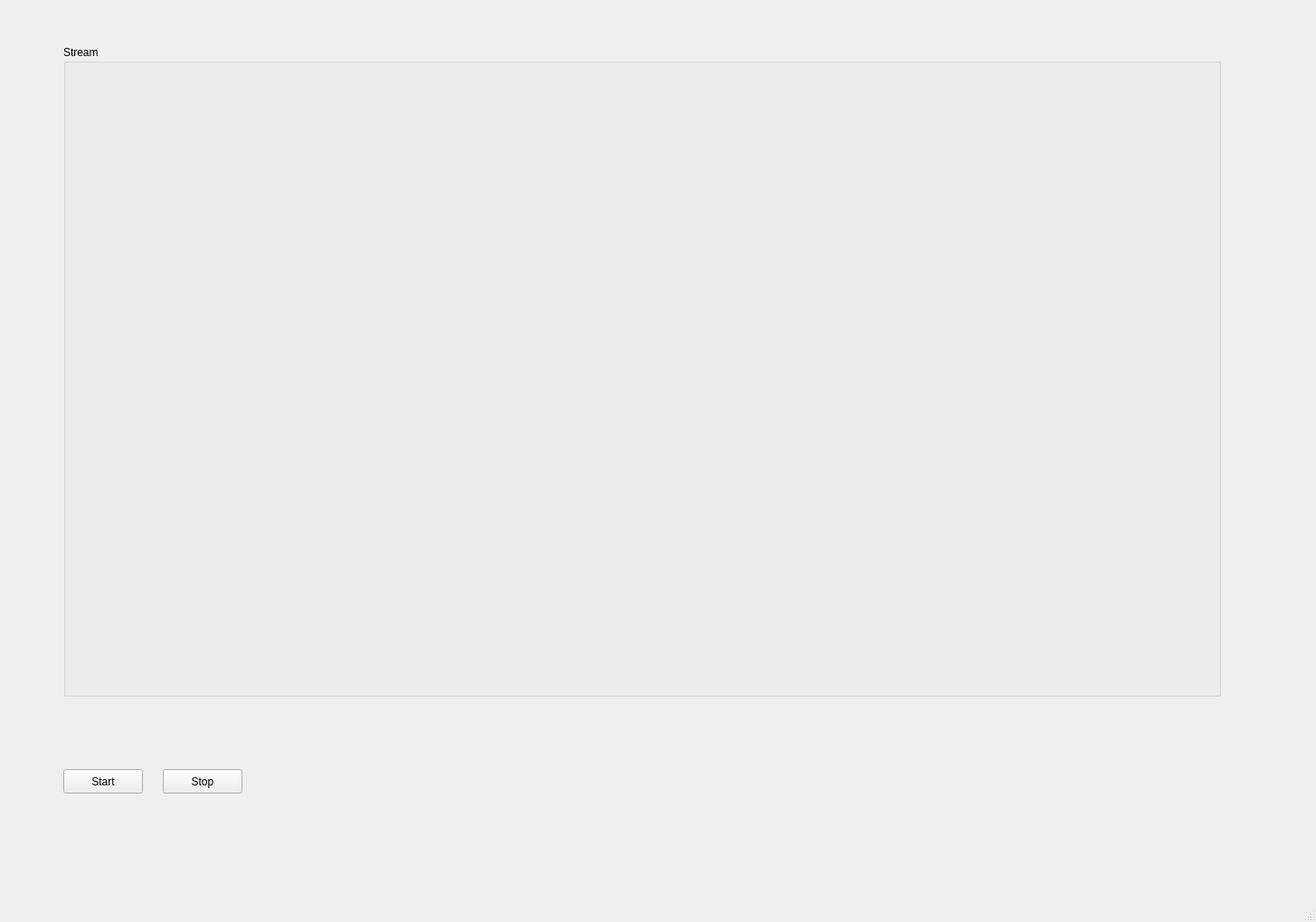
<?xml version="1.0" encoding="UTF-8"?>
<ui version="4.0">
 <class>MainWindow</class>
 <widget class="QMainWindow" name="MainWindow">
  <property name="geometry">
   <rect>
    <x>0</x>
    <y>0</y>
    <width>1455</width>
    <height>1019</height>
   </rect>
  </property>
  <property name="windowTitle">
   <string>ROS Communication</string>
  </property>
  <widget class="QWidget" name="centralwidget">
   <widget class="QGroupBox" name="groupBox">
    <property name="geometry">
     <rect>
      <x>70</x>
      <y>50</y>
      <width>1280</width>
      <height>720</height>
     </rect>
    </property>
    <property name="title">
     <string>Stream</string>
    </property>
    <widget class="QLabel" name="imgStreamObj">
     <property name="geometry">
      <rect>
       <x>0</x>
       <y>20</y>
       <width>1280</width>
       <height>720</height>
      </rect>
     </property>
     <property name="text">
      <string/>
     </property>
    </widget>
   </widget>
   <widget class="QPushButton" name="btnStart">
    <property name="geometry">
     <rect>
      <x>70</x>
      <y>850</y>
      <width>88</width>
      <height>27</height>
     </rect>
    </property>
    <property name="text">
     <string>Start</string>
    </property>
   </widget>
   <widget class="QPushButton" name="btnStop">
    <property name="geometry">
     <rect>
      <x>180</x>
      <y>850</y>
      <width>88</width>
      <height>27</height>
     </rect>
    </property>
    <property name="text">
     <string>Stop</string>
    </property>
   </widget>
  </widget>
  <widget class="QMenuBar" name="menubar">
   <property name="geometry">
    <rect>
     <x>0</x>
     <y>0</y>
     <width>1455</width>
     <height>22</height>
    </rect>
   </property>
  </widget>
  <widget class="QStatusBar" name="statusbar"/>
 </widget>
 <resources/>
 <connections/>
</ui>
